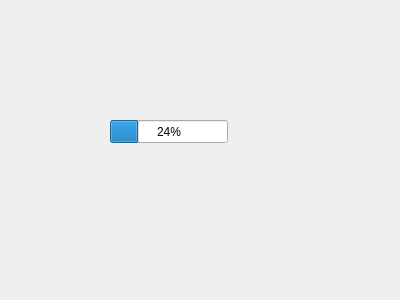
<?xml version="1.0" encoding="UTF-8"?>
<ui version="4.0">
 <class>UEProgressBar</class>
 <widget class="QWidget" name="UEProgressBar">
  <property name="geometry">
   <rect>
    <x>0</x>
    <y>0</y>
    <width>400</width>
    <height>300</height>
   </rect>
  </property>
  <property name="windowTitle">
   <string>Form</string>
  </property>
  <widget class="QProgressBar" name="progressBar">
   <property name="geometry">
    <rect>
     <x>110</x>
     <y>120</y>
     <width>118</width>
     <height>23</height>
    </rect>
   </property>
   <property name="value">
    <number>24</number>
   </property>
  </widget>
 </widget>
 <resources/>
 <connections/>
</ui>
